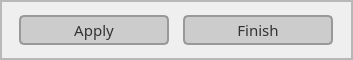
                  <widget class="QFrame" name="frame_91">
                   <property name="minimumSize">
                    <size>
                     <width>0</width>
                     <height>60</height>
                    </size>
                   </property>
                   <property name="maximumSize">
                    <size>
                     <width>16777215</width>
                     <height>60</height>
                    </size>
                   </property>
                   <property name="frameShape">
                    <enum>QFrame::Shape::StyledPanel</enum>
                   </property>
                   <property name="frameShadow">
                    <enum>QFrame::Shadow::Raised</enum>
                   </property>
                   <layout class="QHBoxLayout" name="horizontalLayout_35">
                    <property name="spacing">
                     <number>0</number>
                    </property>
                    <property name="leftMargin">
                     <number>0</number>
                    </property>
                    <property name="topMargin">
                     <number>0</number>
                    </property>
                    <property name="rightMargin">
                     <number>0</number>
                    </property>
                    <property name="bottomMargin">
                     <number>0</number>
                    </property>
                    <item>
                     <widget class="QFrame" name="frame_92">
                      <property name="minimumSize">
                       <size>
                        <width>351</width>
                        <height>0</height>
                       </size>
                      </property>
                      <property name="maximumSize">
                       <size>
                        <width>351</width>
                        <height>81</height>
                       </size>
                      </property>
                      <property name="styleSheet">
                       <string notr="true">QPushButton {
        background-color: #cccccc; /* Cor de fundo do botão */
        color: #333333; /* Cor do texto */
        border: 2px solid #999999; /* Borda */
        border-radius: 5px; /* Bordas arredondadas */
        font-size: 15px; /* Tamanho da fonte */
		font-family: &quot;Yu Gothic&quot;; /* Família da fonte */
    }
QPushButton:hover {
        background-color: #b3b3b3; /* Cor de fundo ao passar o mouse */
        border: 2px solid #55aaff; /* Borda ao passar o mouse */
    }
QPushButton:pressed {
        background-color: #999999; /* Cor de fundo quando pressionado */
        border: 2px solid #444444; /* Borda quando pressionado */
    }</string>
                      </property>
                      <property name="frameShape">
                       <enum>QFrame::Shape::StyledPanel</enum>
                      </property>
                      <property name="frameShadow">
                       <enum>QFrame::Shadow::Raised</enum>
                      </property>
                      <layout class="QHBoxLayout" name="horizontalLayout_36">
                       <item>
                        <widget class="QPushButton" name="toolApply">
                         <property name="minimumSize">
                          <size>
                           <width>100</width>
                           <height>30</height>
                          </size>
                         </property>
                         <property name="maximumSize">
                          <size>
                           <width>150</width>
                           <height>16777215</height>
                          </size>
                         </property>
                         <property name="font">
                          <font>
                           <family>Yu Gothic</family>
                           <pointsize>-1</pointsize>
                           <bold>false</bold>
                          </font>
                         </property>
                         <property name="text">
                          <string>Apply</string>
                         </property>
                        </widget>
                       </item>
                       <item>
                        <widget class="QPushButton" name="toolFinish">
                         <property name="enabled">
                          <bool>false</bool>
                         </property>
                         <property name="minimumSize">
                          <size>
                           <width>100</width>
                           <height>30</height>
                          </size>
                         </property>
                         <property name="maximumSize">
                          <size>
                           <width>150</width>
                           <height>16777215</height>
                          </size>
                         </property>
                         <property name="font">
                          <font>
                           <family>Yu Gothic</family>
                           <pointsize>-1</pointsize>
                           <bold>false</bold>
                          </font>
                         </property>
                         <property name="styleSheet">
                          <string notr="true"/>
                         </property>
                         <property name="text">
                          <string>Finish</string>
                         </property>
                        </widget>
                       </item>
                      </layout>
                     </widget>
                    </item>
                   </layout>
                  </widget>
